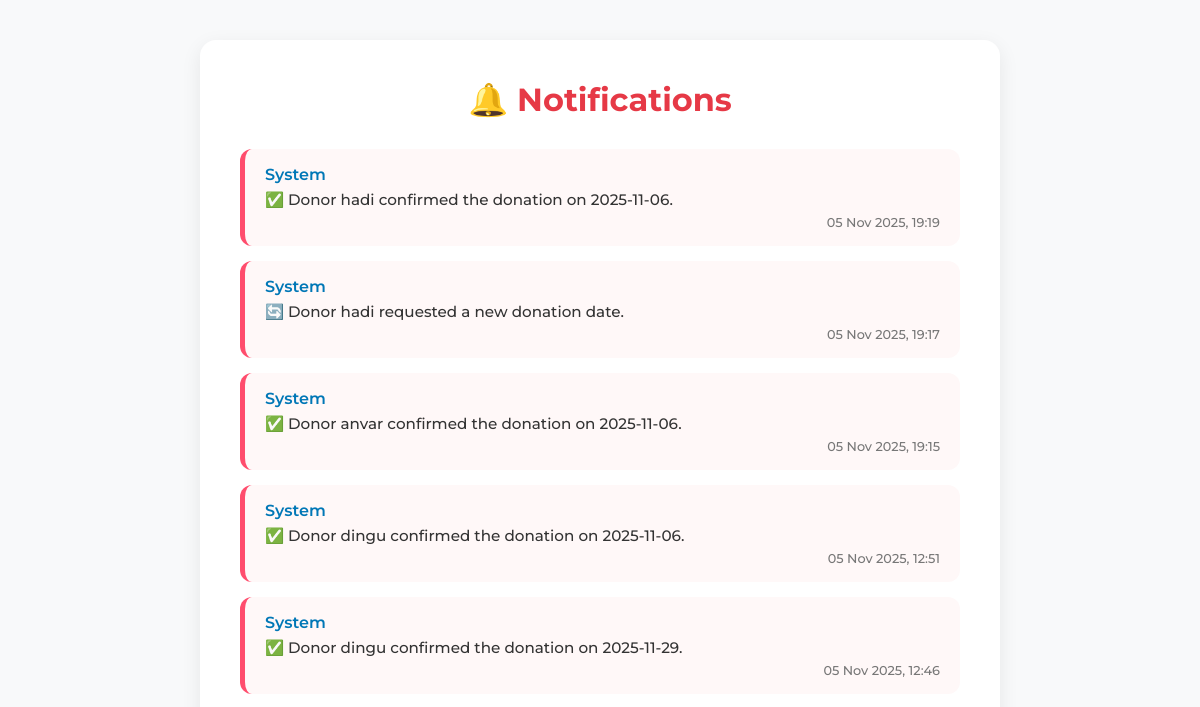
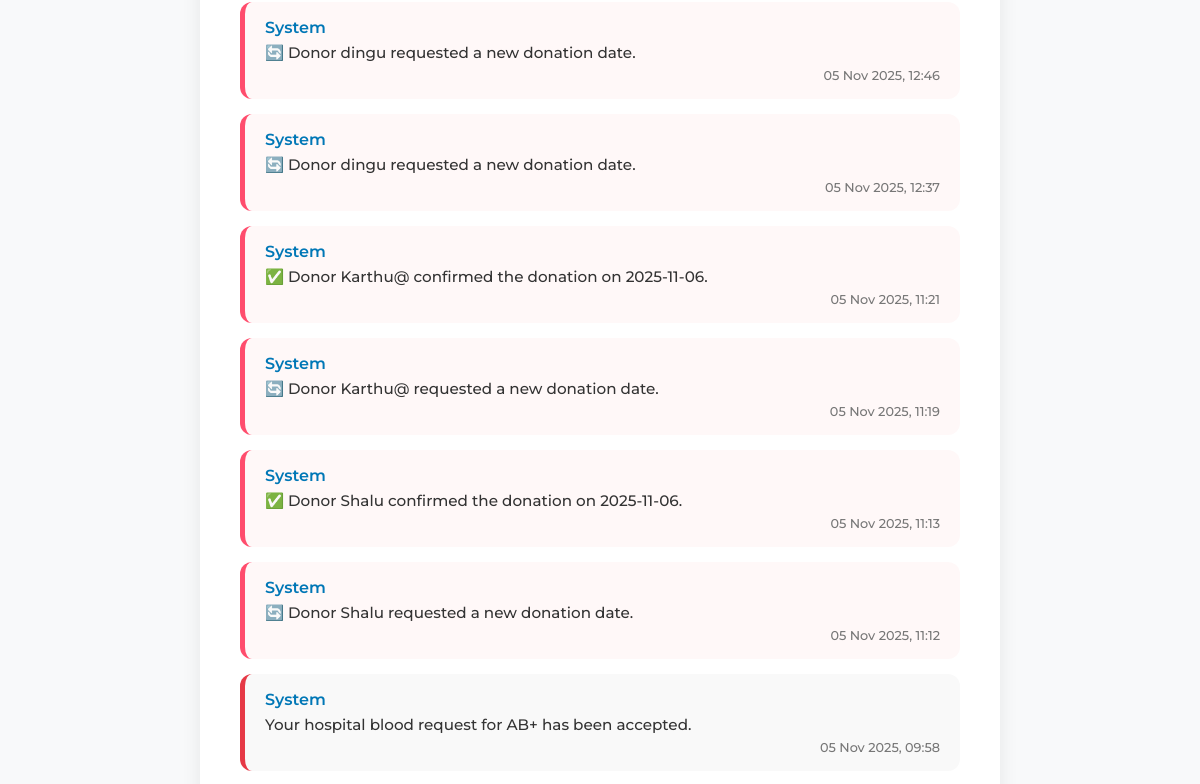
Before: /notification_admin/ (signed in, upper part) with the older database file (2 pictures, top to bottom).
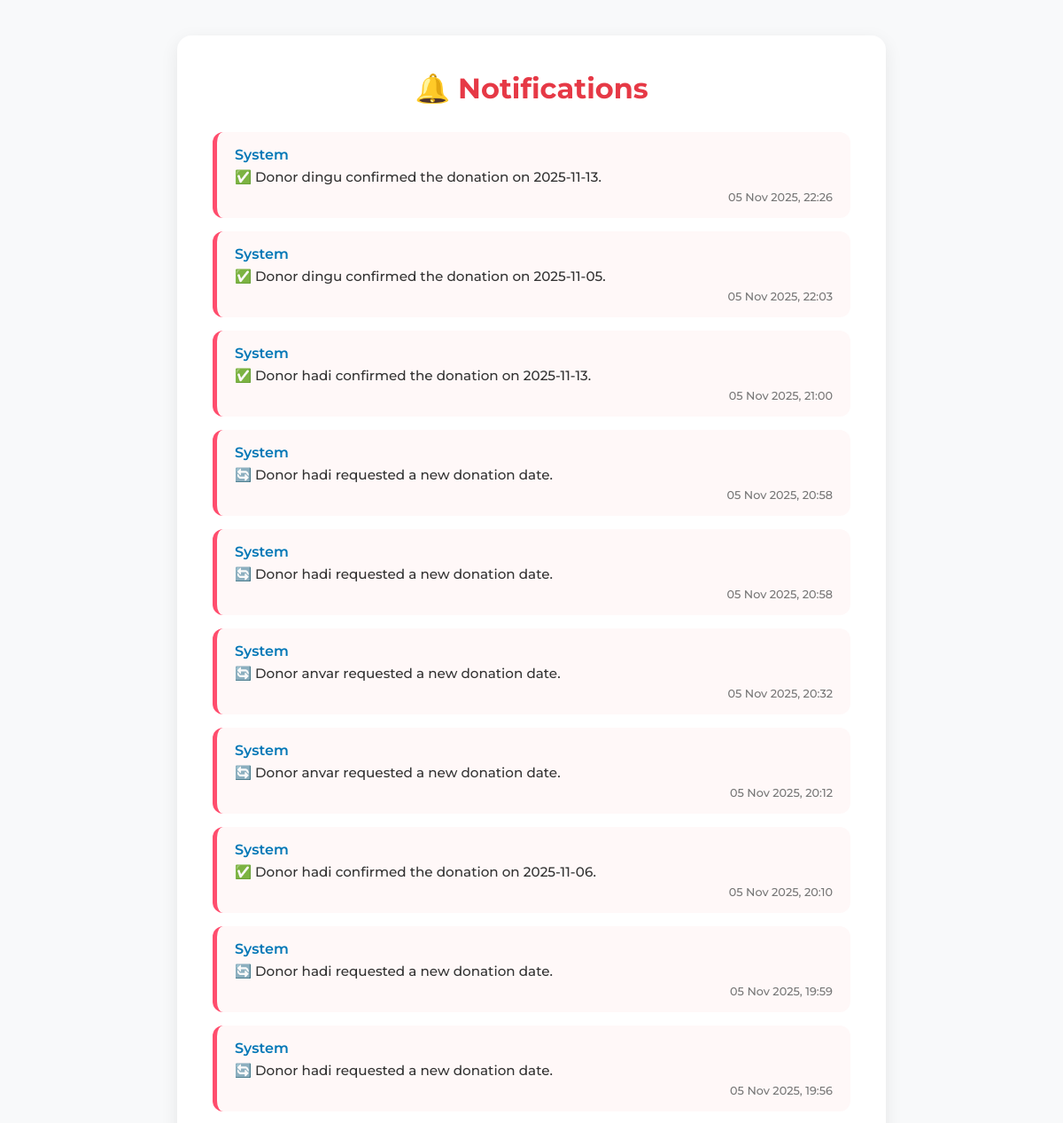
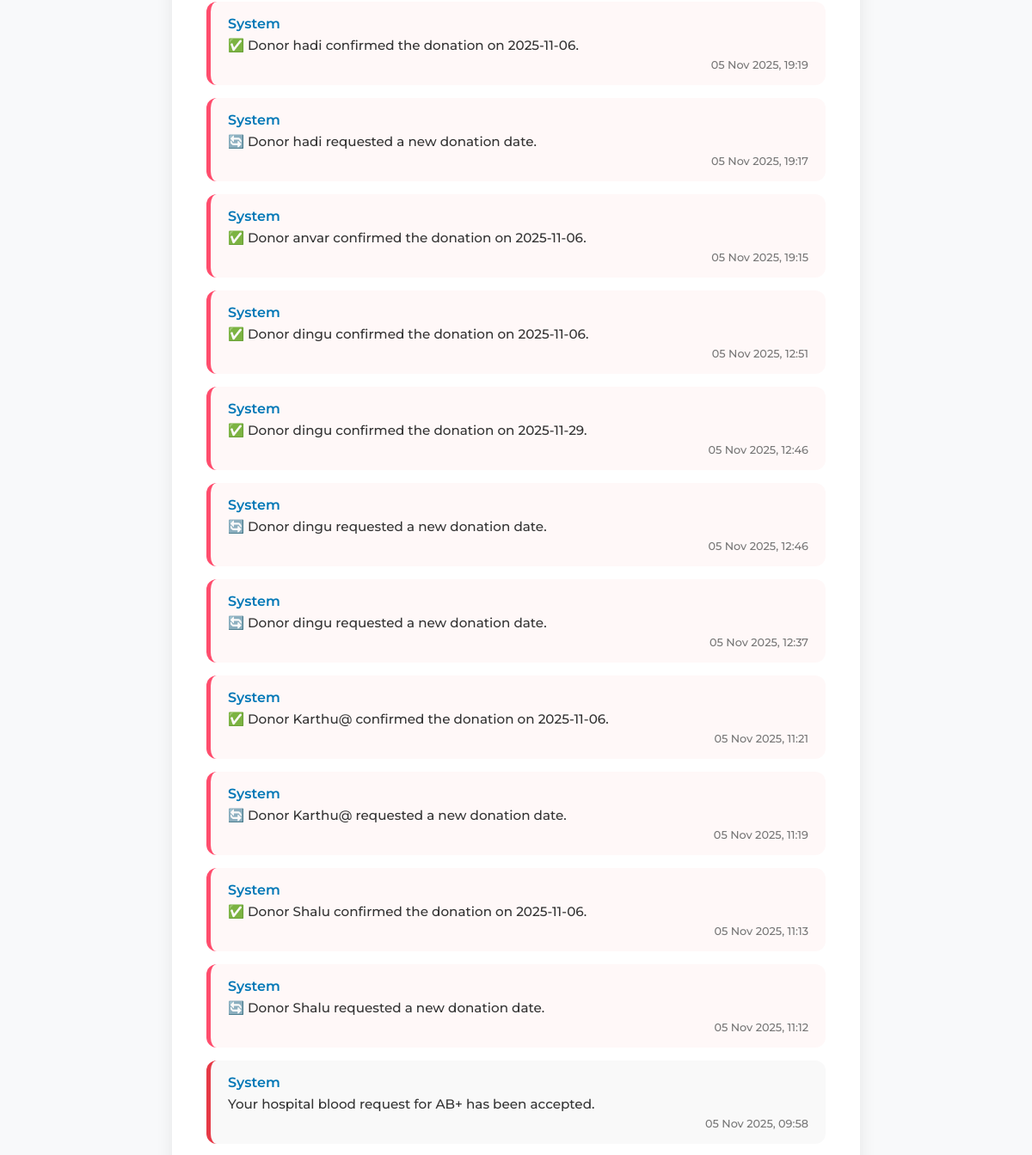
After: the same page with the newer database file (2 pictures, top to bottom).
### blood_bank_app/models.py (models this page shows, shortened)
class Notification(models.Model):
    sender = models.ForeignKey(
        User, on_delete=models.CASCADE, related_name='sent_notifications', null=True, blank=True
    )
    user = models.ForeignKey(
        User, on_delete=models.CASCADE, related_name='notifications'  # receiver (hospital)
    )
    message = models.TextField()
    is_read = models.BooleanField(default=False)
    created_at = models.DateTimeField(auto_now_add=True)
    appointment = models.ForeignKey(
        'Appointment',
        on_delete=models.CASCADE,
        null=True, blank=True,
        related_name='notifications'
    )

### blood_bank_app/views.py (the view)
# urls.py: path('notification_admin/', views.notification_admin, name='notification_admin'),
def notification_admin(request):
    admin_user = request.user  # logged-in admin
    notifications = Notification.objects.filter(user=admin_user).order_by('-created_at')
    return render(request, 'partials/notification_admin.html', {'notifications': notifications})

### blood_bank_app/templates/partials/notification_admin.html (shortened to what this page needs)
{% extends 'master.html' %}
{% load static %}
{% block content %}
<div class="notifications-container">
  <h2 class="page-title">🔔 Notifications</h2>
  {% if notifications %}
    <ul class="notification-list">
      {% for notif in notifications %}
      <li class="notification-item {% if not notif.is_read %}unread{% endif %}">
        <div class="notif-header">
          {% if notif.sender %}
            <span class="notif-sender">{{ notif.sender.username }}</span>
            <span class="notif-role">{{ notif.sender.profile.role|capfirst }}</span>
          {% else %}
            <span class="notif-sender system">System</span>
          {% endif %}
        </div>
        <div class="notif-message">{{ notif.message }}</div>
        <div class="notif-time">{{ notif.created_at|date:"d M Y, H:i" }}</div>
      </li>
      {% endfor %}
    </ul>
  {% else %}
    <div class="no-notifications">
      <img src="{% static 'images/empty_notifications.svg' %}" alt="No Notifications" class="empty-icon">
      <p>No notifications yet.</p>
    </div>
  {% endif %}
</div>
{% endblock %}

Changed rows visible on the page:
added Notification: shows "System", message "✅ Donor dingu confirmed the donation on 2025-11-13.", created_at "05 Nov 2025, 22:26"
added Notification: shows "System", message "✅ Donor dingu confirmed the donation on 2025-11-05.", created_at "05 Nov 2025, 22:03"
added Notification: shows "System", message "✅ Donor hadi confirmed the donation on 2025-11-13.", created_at "05 Nov 2025, 21:00"
added Notification: shows "System", message "🔄 Donor hadi requested a new donation date.", created_at "05 Nov 2025, 20:58"
added Notification: shows "System", message "🔄 Donor hadi requested a new donation date.", created_at "05 Nov 2025, 20:58"
added Notification: shows "System", message "🔄 Donor anvar requested a new donation date.", created_at "05 Nov 2025, 20:32"
added Notification: shows "System", message "🔄 Donor anvar requested a new donation date.", created_at "05 Nov 2025, 20:12"
added Notification: shows "System", message "✅ Donor hadi confirmed the donation on 2025-11-06.", created_at "05 Nov 2025, 20:10"
added Notification: shows "System", message "🔄 Donor hadi requested a new donation date.", created_at "05 Nov 2025, 19:59"
added Notification: shows "System", message "🔄 Donor hadi requested a new donation date.", created_at "05 Nov 2025, 19:56"
